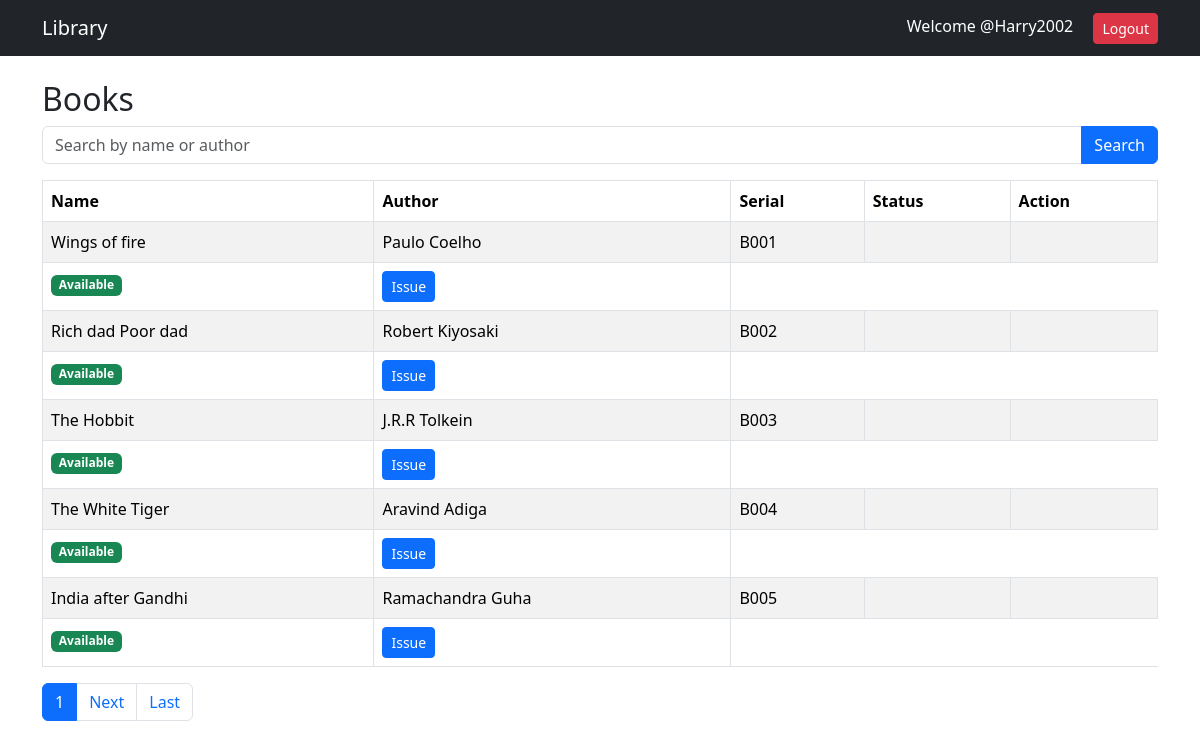
The page /books/ (signed in) on the database as committed earlier.
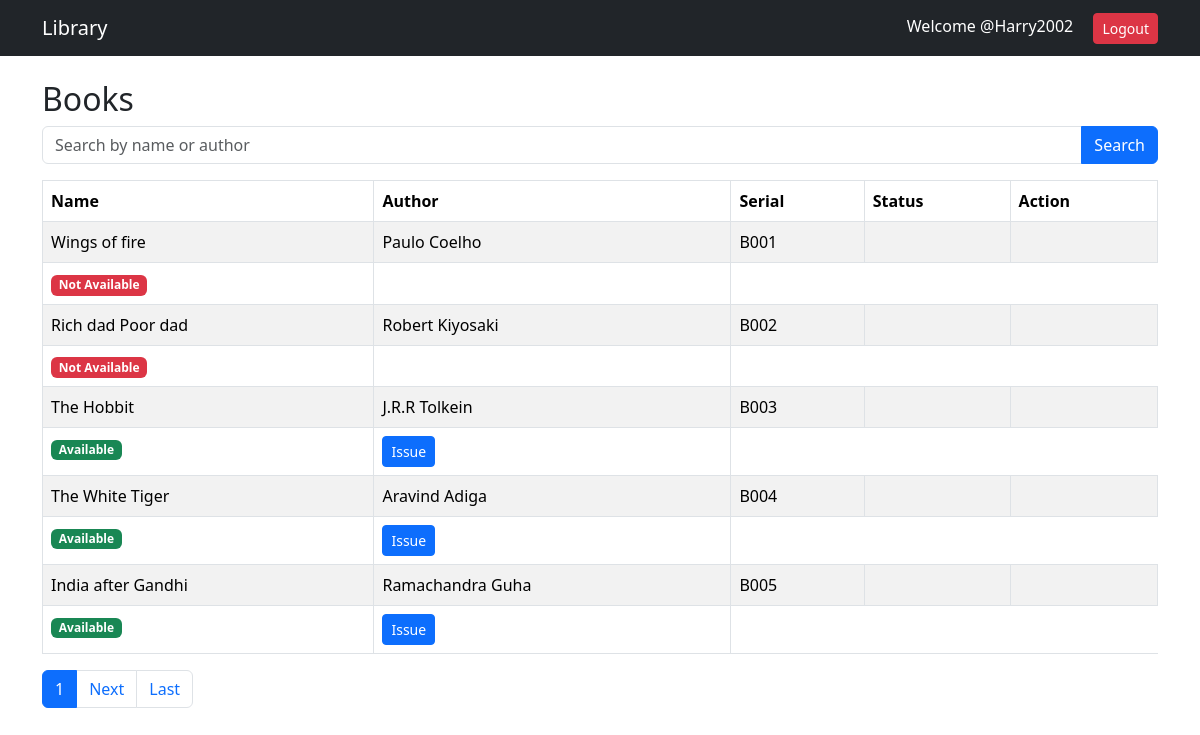
The same page on the database as committed later.
### library_app/models.py (models this page shows, shortened)
class Book(models.Model):
    name = models.CharField(max_length=200)
    author = models.CharField(max_length=200)
    serial_no = models.CharField(max_length=100, unique=True)
    available = models.BooleanField(default=True)

### library_app/views.py (the view)
# urls.py: path('books/', views.book_list, name='book_list'),
@login_required
def book_list(request):
    query = request.GET.get("q")
    books = Book.objects.all()
    if query:
        books = books.filter(name__icontains=query) | books.filter(author__icontains=query)
    paginator = Paginator(books, 5)  # 5 books per page
    page_number = request.GET.get('page')
    page_obj = paginator.get_page(page_number)
    return render(request, "book_list.html", {"page_obj": page_obj})

### library_app/templates/book_list.html (shortened to what this page needs)
{% extends 'base.html' %}
{% block content %}
<h2>Books</h2>
<form method="GET" class="mb-3">
    <div class="input-group">
        <input name="q" class="form-control" placeholder="Search by name or author">
        <button class="btn btn-primary">Search</button>
    </div>
</form>
<table class="table table-bordered table-striped">
<thead>
<tr>
<th>Name</th>
<th>Author</th>
<th>Serial</th>
<th>Status</th>
<th>Action</th>
</tr>
</thead>
<tbody>
{% for book in page_obj %}
<tr>
<td>{{ book.name }}</td>
<td>{{ book.author }}</td>
<td>{{ book.serial_no }}</td>
<td>{{ book.published_date }}</td>
<td>{{ book.isbn }}</td>
</tr>
<td>
    {% if book.available %}
        <span class="badge bg-success">Available</span>
    {% else %}
        <span class="badge bg-danger">Not Available</span>
    {% endif %}
</td>
<td>
    {% if book.available %}
        <a href="{% url 'issue_book' book.id %}" class="btn btn-sm btn-primary">Issue</a>
    {% endif %}
</td>
{% endfor %}
</tbody>
</table>
<nav>
<ul class="pagination">
    <li class="page-item active">
        <span class="page-link">{{ page_obj.number }}</span>
    </li>
    {% if page_obj.has_next %}
        <li class="page-item">
            <a class="page-link" href="?page={{ page_obj.next_page_number }}">Next</a>
        </li>
        <li class="page-item">
            <a class="page-link" href="?page={{ page_obj.paginator.num_pages }}">Last</a>
        </li>
    {% endif %}
</ul>
</nav>
{% endblock %}

Rows that differ between the two databases and show on the page:
changed Book "Wings of fire": available "Available Issue" → "Not Available"
changed Book "Rich dad Poor dad": available "Available Issue" → "Not Available"
